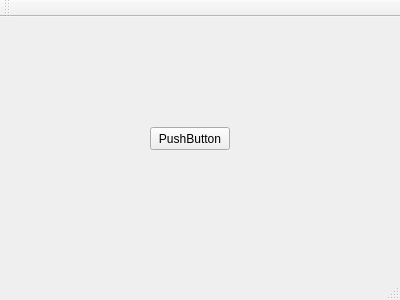
<?xml version="1.0" encoding="UTF-8"?>
<ui version="4.0">
 <class>MainWindow</class>
 <widget class="QMainWindow" name="MainWindow">
  <property name="geometry">
   <rect>
    <x>0</x>
    <y>0</y>
    <width>400</width>
    <height>300</height>
   </rect>
  </property>
  <property name="windowTitle">
   <string>MainWindow</string>
  </property>
  <widget class="QWidget" name="centralWidget">
   <widget class="QPushButton" name="pushButton">
    <property name="geometry">
     <rect>
      <x>150</x>
      <y>110</y>
      <width>80</width>
      <height>23</height>
     </rect>
    </property>
    <property name="text">
     <string>PushButton</string>
    </property>
   </widget>
  </widget>
  <widget class="QMenuBar" name="menuBar">
   <property name="geometry">
    <rect>
     <x>0</x>
     <y>0</y>
     <width>400</width>
     <height>20</height>
    </rect>
   </property>
  </widget>
  <widget class="QToolBar" name="mainToolBar">
   <attribute name="toolBarArea">
    <enum>TopToolBarArea</enum>
   </attribute>
   <attribute name="toolBarBreak">
    <bool>false</bool>
   </attribute>
  </widget>
  <widget class="QStatusBar" name="statusBar"/>
 </widget>
 <layoutdefault spacing="6" margin="11"/>
 <resources/>
 <connections>
  <connection>
   <sender>pushButton</sender>
   <signal>clicked()</signal>
   <receiver>MainWindow</receiver>
   <slot>close()</slot>
   <hints>
    <hint type="sourcelabel">
     <x>202</x>
     <y>159</y>
    </hint>
    <hint type="destinationlabel">
     <x>265</x>
     <y>206</y>
    </hint>
   </hints>
  </connection>
 </connections>
</ui>
